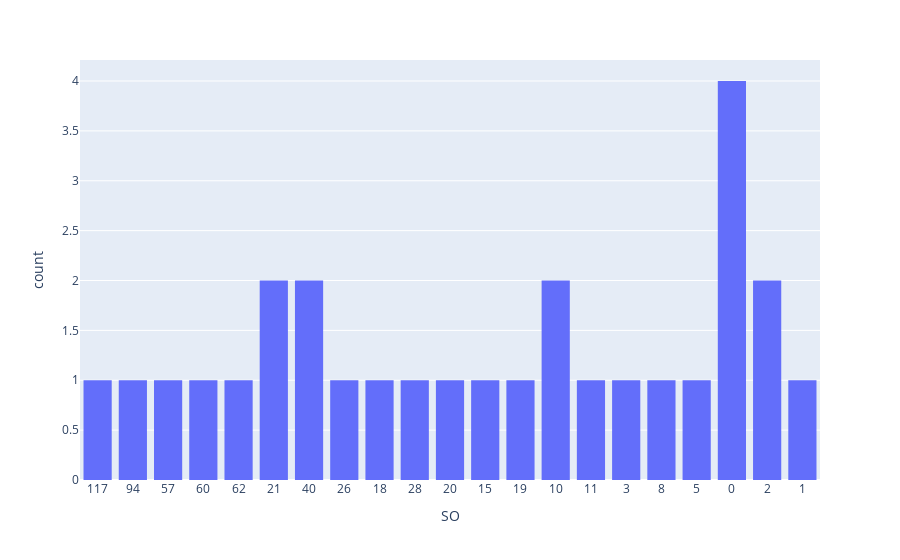

The notebook cell this image was saved under:
### Markdown cell above
So that was making a simple scatter plot, it didn't really turn out exactly how I expected it to, it seems like it put a batting average of .000 as the highest value which is kind of weird...

But now lets try to do a histogram to show strikeouts...

### Code cell
fig2 = px.histogram(teamPitchingDF, x="SO")

fig2.show()

### Figure 1 — Plotly figure (JSON) as saved in the notebook; plotly's stock layout.template omitted (floating-point values rounded to 4 significant figures)
{"data": [{"alignmentgroup": "True", "bingroup": "x", "hovertemplate": "SO=%{x}<br>count=%{y}<extra></extra>", "legendgroup": "", "marker": {"color": "#636efa", "pattern": {"shape": ""}}, "name": "", "offsetgroup": "", "orientation": "v", "showlegend": false, "type": "histogram", "x": ["117", "94", "57", "60", "62", "21", "40", "40", "26", "21", "18", "28", "20", "15", "19", "10", "11", "3", "8", "10", "5", "0", "2", "2", "0", "0", "1", "0"], "xaxis": "x", "yaxis": "y"}], "layout": {"barmode": "relative", "legend": {"tracegroupgap": 0}, "margin": {"t": 60}, "xaxis": {"anchor": "y", "domain": [0, 1], "title": {"text": "SO"}}, "yaxis": {"anchor": "x", "domain": [0, 1], "title": {"text": "count"}}}}
